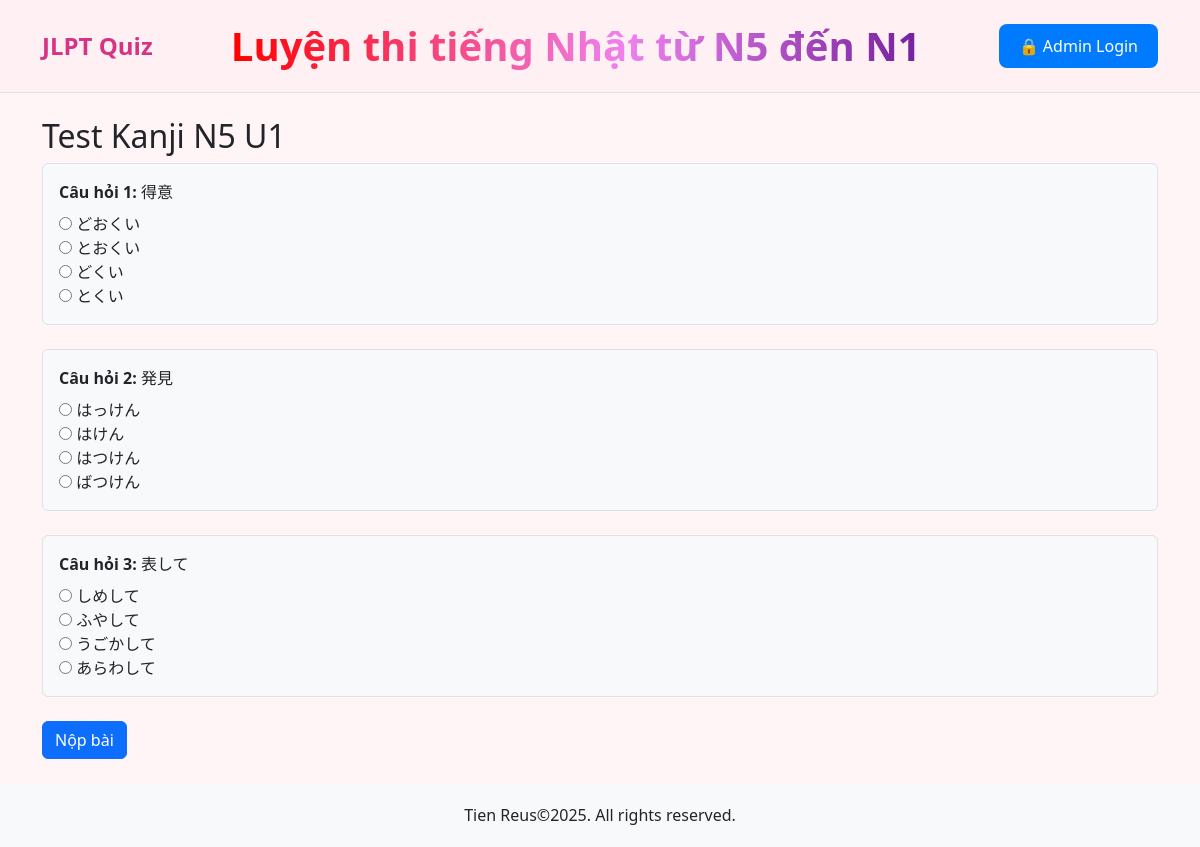
The app's page /test/1/, older data.
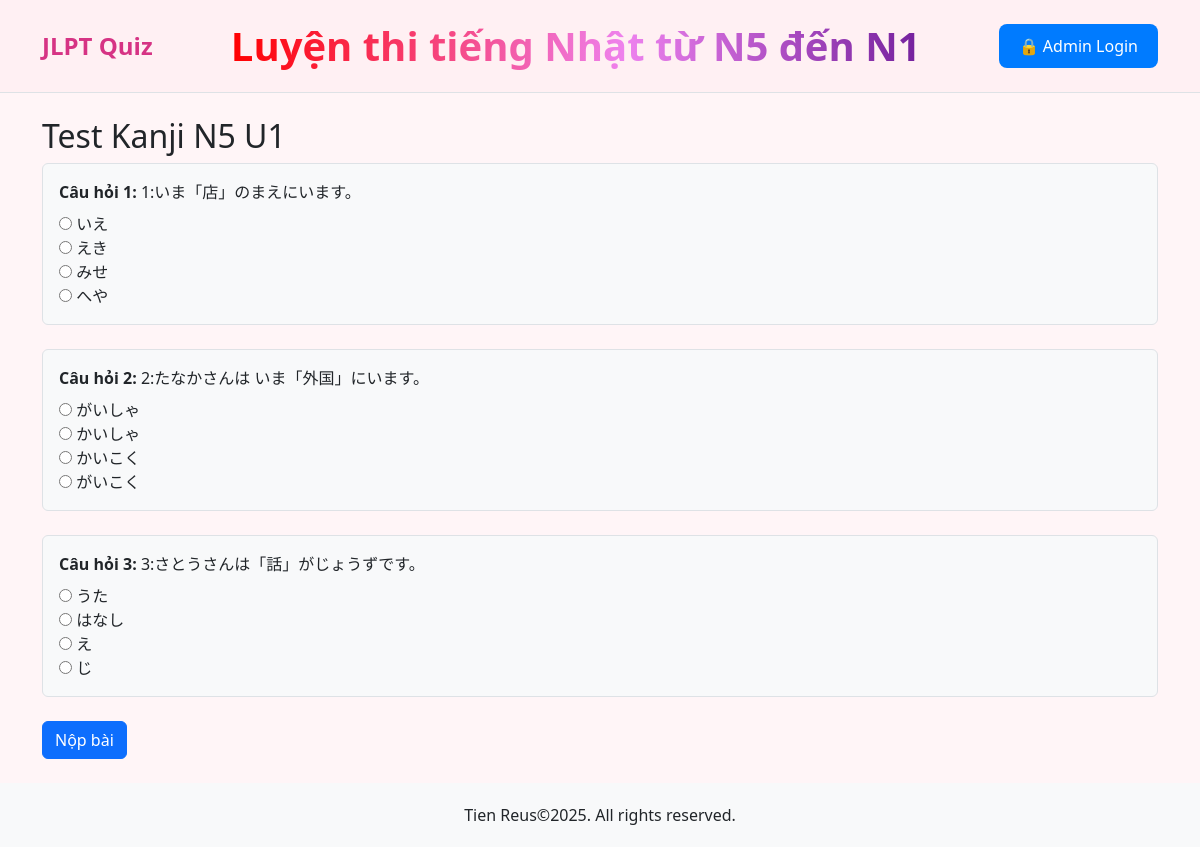
The same page, newer data.
### quiz/models.py (models this page shows, shortened)
class Test(models.Model):
    title = models.CharField(max_length=200)
    level = models.CharField(max_length=10, choices=[('N5', 'N5'), ('N4', 'N4'), ('N3', 'N3'), ('N2', 'N2'), ('N1', 'N1')])
    category = models.CharField(max_length=50, choices=[
        ('kanji', 'Kanji'),
        ('tu_vung', 'Từ vựng'),
        ('ngu_phap', 'Ngữ pháp'),
        ('doc_hieu', 'Đọc hiểu'),
        ('nghe_hieu', 'Nghe hiểu'),
    ])
    created_at = models.DateTimeField(auto_now_add=True)

class Question(models.Model):
    test = models.ForeignKey(Test, on_delete=models.CASCADE, related_name='questions')
    content = RichTextField()
    explanation = RichTextField(blank=True)

### quiz/views.py (the view)
# urls.py: path('test/<int:test_id>/', views.take_test, name='take_test'),
def take_test(request, test_id):
    test = get_object_or_404(Test, id=test_id)
    questions = test.questions.prefetch_related('options').all()
    result = []
    score = 0
    if request.method == 'POST':
        form = AnswerForm(request.POST, questions=questions)
        if form.is_valid():
            for question in questions:
                user_answer_id = int(form.cleaned_data.get(f"question_{question.id}"))
                correct_option = question.options.filter(is_correct=True).first()
                user_option = question.options.get(id=user_answer_id)
                is_correct = user_option.is_correct
                if is_correct:
                    score += 1
                result.append({
                    'question': question,
                    'user_option': user_option,
                    'correct_option': correct_option,
                    'is_correct': is_correct,
                })
            return render(request, 'test_result.html', {
                'test': test,
                'result': result,
                'score': score,
                'total': questions.count()
            })
    else:
        form = AnswerForm(questions=questions)
    return render(request, 'take_test.html', {
        'test': test,
        'questions': questions,
        'form': form,
    })

### quiz/forms.py
class AnswerForm(forms.Form):
    def __init__(self, *args, **kwargs):
        questions = kwargs.pop('questions')
        super().__init__(*args, **kwargs)
        for question in questions:
            choices = [(option.id, option.text) for option in question.options.all()]
            self.fields[f"question_{question.id}"] = forms.ChoiceField(
                label=question.content,
                choices=choices,
                widget=forms.RadioSelect,
                required=True
            )

### quiz/templates/take_test.html (shortened to what this page needs)
{% extends "base.html" %}
{% load static %}
{% block content %}
<h2>{{ test.title }}</h2>
<form method="post">
  {% for field in form %}
    <div class="mb-4 p-3 border rounded bg-light">
      <div class="mb-2">
        <strong>Câu hỏi {{ forloop.counter }}:</strong>
        {{ field.label|safe }}
      </div>
      <div>
        {{ field }}
      </div>
    </div>
  {% endfor %}
  <button type="submit" class="btn btn-primary">Nộp bài</button>
</form>
{% endblock %}

### quiz/templates/base.html (shortened to what this page needs)
<!DOCTYPE html>
<html lang="en">
<head>
  <link href="https://cdn.jsdelivr.net/npm/bootstrap@5.3.0/dist/css/bootstrap.min.css" rel="stylesheet">
</head>
<body>
  <header class="py-3 border-bottom">
    <div class="container d-flex justify-content-between align-items-center">
      <a href="{% url 'home' %}" class="text-decoration-none">
        <div class="logo">JLPT Quiz</div>
      </a>
      <span class="rainbow-text">Luyện thi tiếng Nhật từ N5 đến N1</span>
      <a href="{% url 'admin:index' %}" class="admin-button">🔒 Admin Login</a>
    </div>
  </header>
  <main class="content container py-4">
    {% block content %}
    {% endblock %}
  </main>
  <footer>
    <div class="container">
      <p class="mb-0">Tien Reus©2025. All rights reserved.</p>
    </div>
  </footer>
</body>
</html>

### quiz/templates/base.html (style rules this page uses)
html, body { height: 100%; margin: 0; background-color: #fff5f7; }
body { display: flex; flex-direction: column; }
.content { flex: 1; }
footer { background-color: #f8f9fa; padding: 20px 0; text-align: center; }
.logo { font-weight: bold; font-size: 24px; color: #d63384; }
header { background-color: #fff0f3; }
.admin-button { display: inline-block; padding: 10px 20px; font-size: 16px; color: white; background-color: #007bff; border: none; border-radius: 8px; cursor: pointer; text-decoration: none; transition: background-color 0.3s ease; }
.rainbow-text { font-size: 40px; font-weight: bold; background: linear-gradient(270deg, red, orange, yellow, green, blue, indigo, violet, red); background-size: 400% 400%; -webkit-background-clip: text; -webkit-text-fill-color: transparent; animation: colorShift 6s linear infinite; font-family: 'Segoe UI', Tahoma, Geneva, Verdana, sans-serif; }

Row changes from the older to the newer data that the page shows:
removed Question: label "得意"
removed Question: label "発見"
removed Question: label "表して"
added Question: label "1:いま「店」のまえにいます。"
added Question: label "2:たなかさんは いま「外国」にいます。"
added Question: label "3:さとうさんは「話」がじょうずです。"
Text that changed along with them:
new list line: "Câu hỏi 1 : ☐ いえ ☐ えき ☐ みせ ☐ へや いえ えき みせ へや"
new list line: "Câu hỏi 2 : ☐ がいしゃ ☐ かいしゃ ☐ かいこく ☐ がいこく がいしゃ かいしゃ かいこく がいこく"
new list line: "Câu hỏi 3 : ☐ うた ☐ はなし ☐ え ☐ じ うた はなし え じ"
list line gone: "Câu hỏi 1 : ☐ どおくい ☐ とおくい ☐ どくい ☐ とくい どおくい とおくい どくい とくい"
list line gone: "Câu hỏi 2 : ☐ はっけん ☐ はけん ☐ はつけん ☐ ばつけん はっけん はけん はつけん ばつけん"
list line gone: "Câu hỏi 3 : ☐ しめして ☐ ふやして ☐ うごかして ☐ あらわして しめして ふやして うごかして あらわして"
